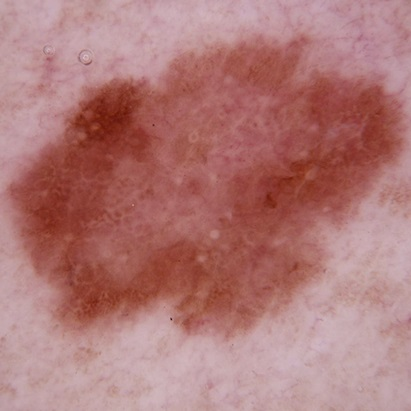
%> input picture matlab/3.jpg, 411 x 411 px
$ octave main.m   (GNU Octave 9; MATLAB toolbox functions it lacks are replaced by stand-ins)
%> lines starting %> are read from the running program, lines starting %| are printed output that depends on the picture; in (x1, y1, x2, y2) boxes, pixels count from 0 and x2, y2 are one past the last pixel; in counts of white or black regions, pixels touching at a corner belong together; the program's own positions count from 1
### matlab/generowanieRamki.m
function ramka = generowanieRamki(zdj,n)

newH = 620;
newW =620;

[x,y,z] = size(zdj);

colors= zeros(10,10,3);

for o=1:1:10
     for g=1:1:10
            A= impixel(zdj, o, g);
            colors(o,g,1)=A(1);
            colors(o,g,2)=A(2);
            colors(o,g,3)=A(3);
     end
end

ram = zeros(newH,newW,3);
ramka = zeros(newH,newW,3);
[rx,ry,rz] = size(ram);
switch n
    case 1 %srednia
    r= mean(mean(colors(:,:,1)));
    g= mean(mean(colors(:,:,2)));
    b= mean(mean(colors(:,:,3)));
    color = [r,g,b];
    ram(:,:,1)= color(1);
    ram(:,:,2)= color(2);
    ram(:,:,3)= color(3);
    ramka = cat(3, ram(:,:,1), ram(:,:,2), ram(:,:,3));
    ramka = uint8(ramka);

    case 0 %losowe
    for t=1:1:rx
         for h=1:1:ry
            idx=randperm(length(colors),1);
            idy=randperm(length(colors),1);
            ram(t,h,1)= colors(idx,idy,1);
            ram(t,h,2)= colors(idx,idy,2);
            ram(t,h,3)= colors(idx,idy,3);
         end
    end
    ramka = cat(3, ram(:,:,1), ram(:,:,2), ram(:,:,3));
    ramka = uint8(ramka);
end

end

### matlab/hairRemoval.m
function filtredImage = hairRemoval(Image)
% clear;
% clc;
r=20;
se1_para = 4;
se2_para = 3;
figure(1),imshow(Image);
[x,y,z] = size(Image);
img = rgb2gray(Image);
se1 = strel('disk',se1_para);
img_c = imclose(img,se1);
figure(2), imshow(img_c,[]);
img_fur = double(img_c) - double(img);
figure(3),imshow(img_fur,[]);
[X Y]=meshgrid(1:x);
tt=(X-280).^2+(Y-280).^2<280^2;
thresh = otsu(img_fur(tt),sum(tt(:)));
img_b = (img_fur>thresh);

figure(4),imshow(img_b);
se2 = strel('disk',se2_para);
img_b =imdilate(img_b,se2);
licznik = 0;
liczba_pikseli = x*y;
for i= 1:x
    for j= 1:y
        if img_b(i,j)==1
            licznik = licznik+1;
        end
    end
end
if licznik > (0.4*liczba_pikseli)
    filtredImage= Image;
    figure(4),imshow(filtredImage);
else
    figure(5),imshow(img_b);

    img_new = uint8(zeros(x,y,z));
    for i = 1:x
      for j = 1:y
          if img_b(i,j) == false
              img_new(i,j,:) = Image(i,j,:);
          else
              ttt = Image(max(1,i-r):min(i+r,x),max(j-r,1):min(j+r,y),:);
              no_efficient_pix = cat(3,img_b(max(1,i-r):min(i+r,x),max(j-r,1):min(j+r,y)),not(tt(max(1,i-r):min(i+r,x),max(j-r,1):min(j+r,y))));
              no_efficient_pix = any(no_efficient_pix,3);
              ttt = ttt.*repmat(uint8(not(no_efficient_pix)),[1,1,3]);
              efficient_pix_num = (2*r+1)^2-sum(no_efficient_pix(:));
              img_new(i,j,:) = uint8(sum(sum(ttt))./efficient_pix_num);
          end
      end
    end


        filtredImage= img_new;
end

end

### otsu.m
function thresh = otsu(data,pix_num)
img_var = zeros(256,1);
for i=1:256
     w0 = sum(sum(data<=i-1))./pix_num;
     w1 = 1-w0;
     u0 = sum(sum(data.*double(data<=i-1)))./(w0*pix_num);
     u1 = sum(sum(data.*double(data>i-1)))./(w1*pix_num);
     img_var(i) = w0.*w1.*((u0-u1).^2);
end
[~,I] = max(img_var);
thresh = I-1;
end

### matlab/main.m
close all;
zdj=imread("3.jpg");
%> zdj is the input picture: size 411x411x3 uint8; mean R, G, B 175.2, 121, 119.5

newW = 620;
newH = 620;


[x,y,z] = size(zdj); %x - wysokosc, y - szerokosc
%> x = 411; y = 411; z = 3
%resize je¿eli zdj za male
if (450<y && y<500 && 450<x && x<500)
    y =y+10;
    x =x+10;
    zdj = imresize(zdj,[x y]);
end
if(y<450 && x<450)
    y =y+20;
%> y = 431
    x =x+20;
%> x = 431
    zdj = imresize(zdj,[x y]);
%> zdj: size 431x431x3 uint8
end

wH= round((620 - x)/2);
%> wH = 95
wW= round((620 - y)/2);
%> wW = 95
%Robienie ramki
%usrednianie kolorow

ram = generowanieRamki(zdj, 1);
%> in generowanieRamki, `r= mean(mean(colors(:,:,1)));`: r = 192.7
%> in generowanieRamki, `g= mean(mean(colors(:,:,2)));`: g = 160
%> in generowanieRamki, `b= mean(mean(colors(:,:,3)));`: b = 164.5
%> in generowanieRamki, `color = [r,g,b];`: color = [192.7 160 164.5]
%> in generowanieRamki, `ram(:,:,2)= color(2);`:
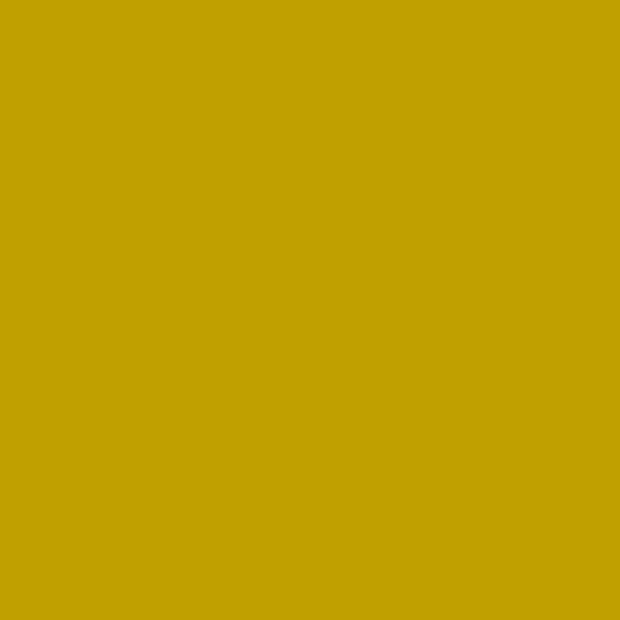
%> ram: size 620x620x3 double; mean R, G, B 192.7, 160, 0
%> in generowanieRamki, `ram(:,:,3)= color(3);`:
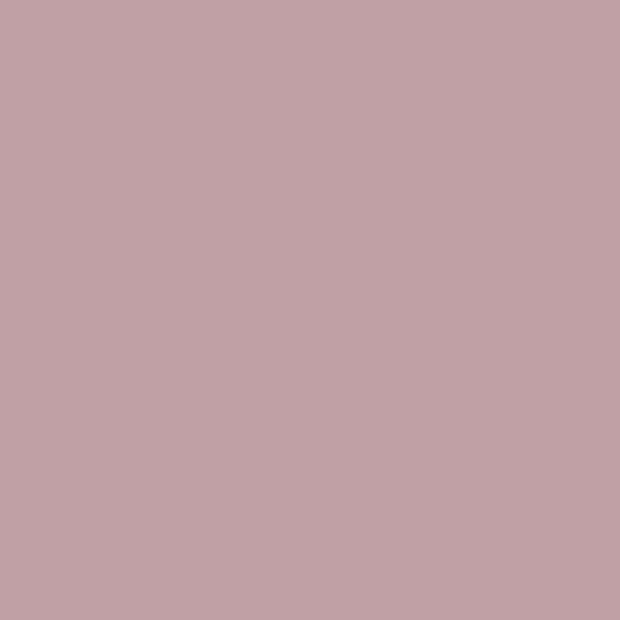
%> ram: size 620x620x3 double; mean R, G, B 192.7, 160, 164.5

%wrzucanie obrazka na ramke
% try
    ram(wH:wH+x-1, wW:wW+y-1,:)= zdj;
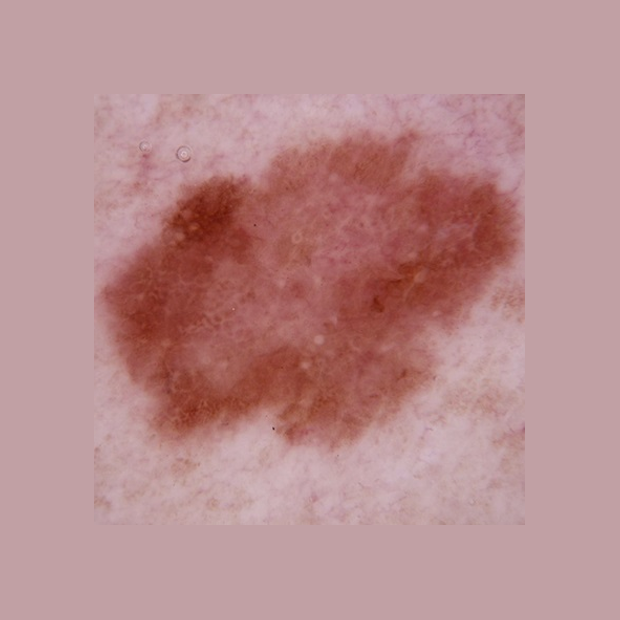
%> ram: size 620x620x3 uint8; mean R, G, B 184.4, 141.1, 142.5
% catch
%     ram(wH:wH+x-1, wW:wW+y-1,:)= zdj(;
% end
imshow(ram);


%% usuwanie w³osów i filtr medianowy
ram = hairRemoval(ram);
%> in hairRemoval, `img = rgb2gray(Image);`:
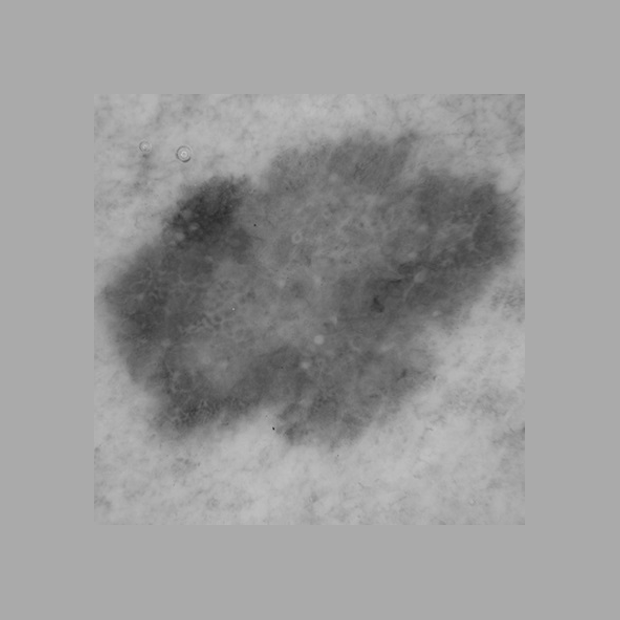
%> img: size 620x620 uint8; min 45, max 201, mean 154.1
%> in hairRemoval, `img_fur = double(img_c) - double(img);`:
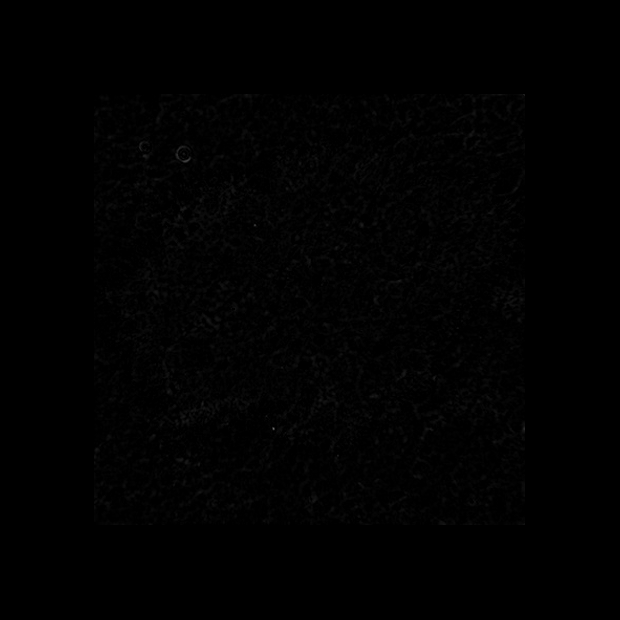
%> img_fur: size 620x620 double; min 0, max 104, mean 1.2
%> the loop in otsu, `for i=1:256` made 256 passes
%> (w0, w1, u0, u1) on passes 1 to 3: (0.521, 0.479, 0, 3.84), (0.632, 0.368, 0.175, 4.69), (0.725, 0.275, 0.41, 5.61)
%> in otsu, `[~,I] = max(img_var);`: I = 4
%> in otsu, `thresh = I-1;`: thresh = 3
%> in hairRemoval, `img_b = (img_fur>thresh);`:
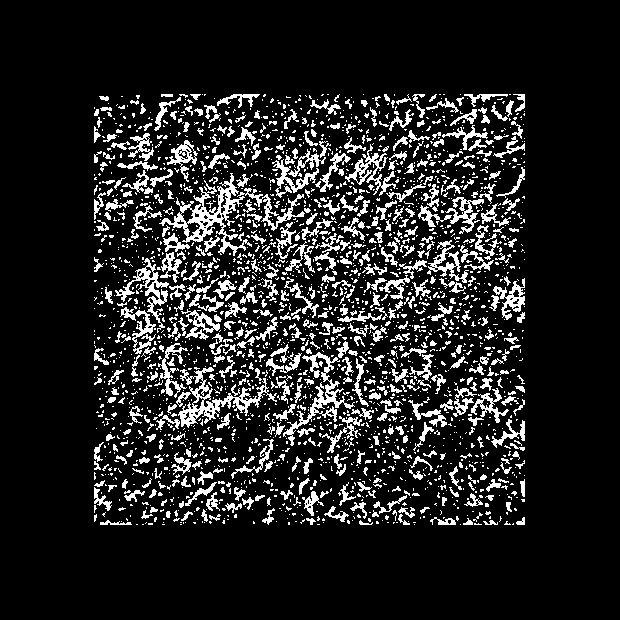
%> img_b: size 620x620 logical; 13.4% white in thin lines or dots, all inside (x1, y1, x2, y2) = (94, 94, 525, 525)
%> in hairRemoval, `img_b =imdilate(img_b,se2);`:
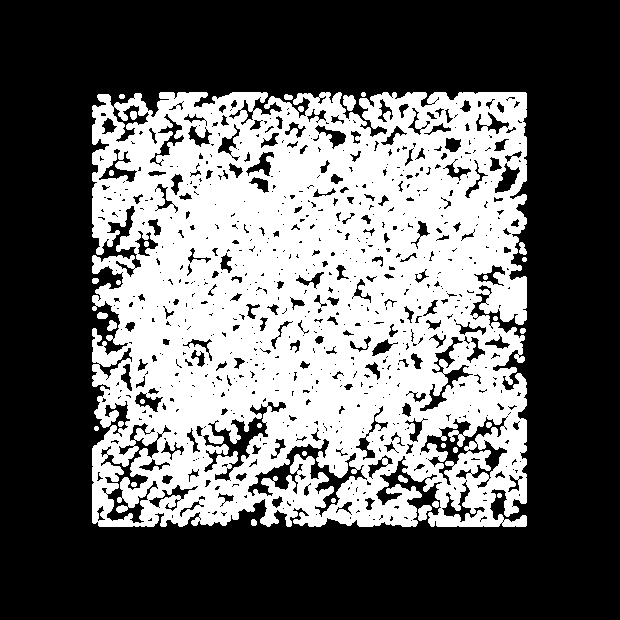
%> img_b: size 620x620 logical; 39.7% white; 33 white regions, largest, box (x1, y1, x2, y2) and area: (92, 92, 527, 527) 151516, (343, 95, 356, 111) 153, (418, 505, 432, 521) 145
%> after the loop in hairRemoval, `for i= 1:x`: licznik = 152791
%> (the run ends here)
